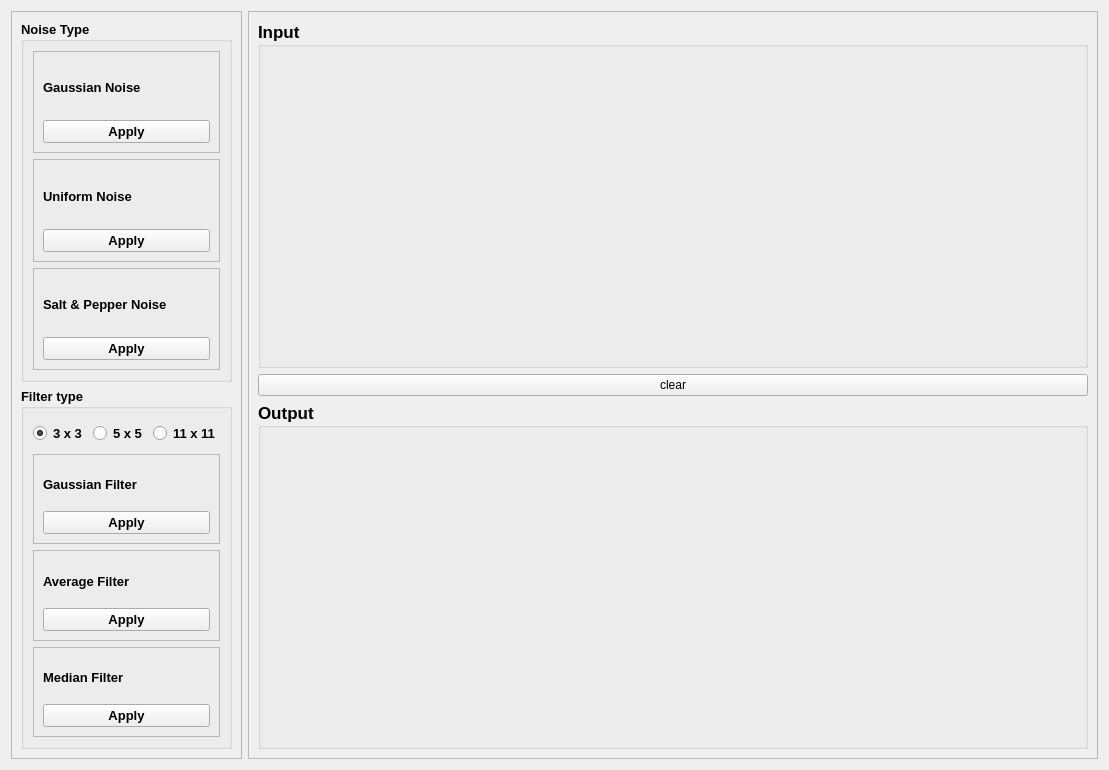
      <widget class="QWidget" name="Filter">
       <attribute name="title">
        <string>Filters</string>
       </attribute>
       <layout class="QHBoxLayout" name="horizontalLayout_5">
        <item>
         <widget class="QFrame" name="frame">
          <property name="maximumSize">
           <size>
            <width>380</width>
            <height>16777215</height>
           </size>
          </property>
          <property name="frameShape">
           <enum>QFrame::StyledPanel</enum>
          </property>
          <property name="frameShadow">
           <enum>QFrame::Raised</enum>
          </property>
          <layout class="QVBoxLayout" name="verticalLayout_5">
           <item>
            <widget class="QGroupBox" name="groupBox">
             <property name="font">
              <font>
               <pointsize>10</pointsize>
               <bold>true</bold>
              </font>
             </property>
             <property name="title">
              <string>Noise Type</string>
             </property>
             <layout class="QVBoxLayout" name="verticalLayout_9">
              <item>
               <widget class="QFrame" name="frame_2">
                <property name="frameShape">
                 <enum>QFrame::StyledPanel</enum>
                </property>
                <property name="frameShadow">
                 <enum>QFrame::Raised</enum>
                </property>
                <layout class="QVBoxLayout" name="verticalLayout_6">
                 <item>
                  <widget class="QLabel" name="label">
                   <property name="text">
                    <string>Gaussian Noise</string>
                   </property>
                  </widget>
                 </item>
                 <item>
                  <widget class="QPushButton" name="apply_gaussian">
                   <property name="text">
                    <string>Apply</string>
                   </property>
                  </widget>
                 </item>
                </layout>
               </widget>
              </item>
              <item>
               <widget class="QFrame" name="frame_3">
                <property name="frameShape">
                 <enum>QFrame::StyledPanel</enum>
                </property>
                <property name="frameShadow">
                 <enum>QFrame::Raised</enum>
                </property>
                <layout class="QVBoxLayout" name="verticalLayout_7">
                 <item>
                  <widget class="QLabel" name="label_2">
                   <property name="text">
                    <string>Uniform Noise</string>
                   </property>
                  </widget>
                 </item>
                 <item>
                  <widget class="QPushButton" name="apply_uniform_btn">
                   <property name="text">
                    <string>Apply</string>
                   </property>
                  </widget>
                 </item>
                </layout>
               </widget>
              </item>
              <item>
               <widget class="QFrame" name="frame_4">
                <property name="frameShape">
                 <enum>QFrame::StyledPanel</enum>
                </property>
                <property name="frameShadow">
                 <enum>QFrame::Raised</enum>
                </property>
                <layout class="QVBoxLayout" name="verticalLayout_8">
                 <item>
                  <widget class="QLabel" name="label_3">
                   <property name="text">
                    <string>Salt &amp; Pepper Noise</string>
                   </property>
                  </widget>
                 </item>
                 <item>
                  <widget class="QPushButton" name="apply_salt_pepper_btn">
                   <property name="text">
                    <string>Apply</string>
                   </property>
                  </widget>
                 </item>
                </layout>
               </widget>
              </item>
             </layout>
            </widget>
           </item>
           <item>
            <widget class="QGroupBox" name="groupBox_2">
             <property name="font">
              <font>
               <pointsize>10</pointsize>
               <bold>true</bold>
              </font>
             </property>
             <property name="title">
              <string>Filter type</string>
             </property>
             <layout class="QVBoxLayout" name="verticalLayout_10">
              <item>
               <layout class="QHBoxLayout" name="horizontalLayout_18" stretch="0,0,0">
                <property name="sizeConstraint">
                 <enum>QLayout::SetFixedSize</enum>
                </property>
                <item>
                 <widget class="QRadioButton" name="radioButton_3x3">
                  <property name="maximumSize">
                   <size>
                    <width>150</width>
                    <height>30</height>
                   </size>
                  </property>
                  <property name="text">
                   <string>3 x 3</string>
                  </property>
                  <property name="checked">
                   <bool>true</bool>
                  </property>
                 </widget>
                </item>
                <item>
                 <widget class="QRadioButton" name="radioButton_5x5">
                  <property name="sizePolicy">
                   <sizepolicy hsizetype="Maximum" vsizetype="Maximum">
                    <horstretch>0</horstretch>
                    <verstretch>0</verstretch>
                   </sizepolicy>
                  </property>
                  <property name="maximumSize">
                   <size>
                    <width>150</width>
                    <height>30</height>
                   </size>
                  </property>
                  <property name="text">
                   <string>5 x 5</string>
                  </property>
                 </widget>
                </item>
                <item>
                 <widget class="QRadioButton" name="radioButton_11x11">
                  <property name="maximumSize">
                   <size>
                    <width>150</width>
                    <height>30</height>
                   </size>
                  </property>
                  <property name="text">
                   <string>11 x 11</string>
                  </property>
                 </widget>
                </item>
               </layout>
              </item>
              <item>
               <widget class="QFrame" name="frame_5">
                <property name="frameShape">
                 <enum>QFrame::StyledPanel</enum>
                </property>
                <property name="frameShadow">
                 <enum>QFrame::Raised</enum>
                </property>
                <layout class="QVBoxLayout" name="verticalLayout_2">
                 <item>
                  <widget class="QLabel" name="label_4">
                   <property name="text">
                    <string>Gaussian Filter</string>
                   </property>
                  </widget>
                 </item>
                 <item>
                  <widget class="QPushButton" name="applyGaussianFilter_btn">
                   <property name="text">
                    <string>Apply</string>
                   </property>
                  </widget>
                 </item>
                </layout>
               </widget>
              </item>
              <item>
               <widget class="QFrame" name="frame_6">
                <property name="frameShape">
                 <enum>QFrame::StyledPanel</enum>
                </property>
                <property name="frameShadow">
                 <enum>QFrame::Raised</enum>
                </property>
                <layout class="QVBoxLayout" name="verticalLayout_12">
                 <item>
                  <widget class="QLabel" name="label_5">
                   <property name="text">
                    <string>Average Filter</string>
                   </property>
                  </widget>
                 </item>
                 <item>
                  <widget class="QPushButton" name="applyAverageFilter_btn">
                   <property name="text">
                    <string>Apply</string>
                   </property>
                  </widget>
                 </item>
                </layout>
               </widget>
              </item>
              <item>
               <widget class="QFrame" name="frame_7">
                <property name="frameShape">
                 <enum>QFrame::StyledPanel</enum>
                </property>
                <property name="frameShadow">
                 <enum>QFrame::Raised</enum>
                </property>
                <layout class="QVBoxLayout" name="verticalLayout_13">
                 <item>
                  <widget class="QLabel" name="label_6">
                   <property name="text">
                    <string>Median Filter</string>
                   </property>
                  </widget>
                 </item>
                 <item>
                  <widget class="QPushButton" name="applyMedianFilter_btn">
                   <property name="text">
                    <string>Apply</string>
                   </property>
                  </widget>
                 </item>
                </layout>
               </widget>
              </item>
             </layout>
            </widget>
           </item>
          </layout>
         </widget>
        </item>
        <item>
         <widget class="QFrame" name="imageFrame_2">
          <property name="minimumSize">
           <size>
            <width>0</width>
            <height>0</height>
           </size>
          </property>
          <property name="frameShape">
           <enum>QFrame::StyledPanel</enum>
          </property>
          <property name="frameShadow">
           <enum>QFrame::Raised</enum>
          </property>
          <layout class="QVBoxLayout" name="verticalLayout_3">
           <item>
            <widget class="QGroupBox" name="inputgroupBox_2">
             <property name="font">
              <font>
               <pointsize>13</pointsize>
               <bold>true</bold>
              </font>
             </property>
             <property name="title">
              <string>Input</string>
             </property>
             <layout class="QHBoxLayout" name="horizontalLayout_4">
              <item>
               <widget class="QLabel" name="input_gray">
                <property name="sizePolicy">
                 <sizepolicy hsizetype="Expanding" vsizetype="Expanding">
                  <horstretch>0</horstretch>
                  <verstretch>0</verstretch>
                 </sizepolicy>
                </property>
                <property name="minimumSize">
                 <size>
                  <width>400</width>
                  <height>300</height>
                 </size>
                </property>
                <property name="maximumSize">
                 <size>
                  <width>403</width>
                  <height>350</height>
                 </size>
                </property>
                <property name="text">
                 <string/>
                </property>
               </widget>
              </item>
              <item>
               <widget class="QLabel" name="input_image_label">
                <property name="sizePolicy">
                 <sizepolicy hsizetype="Expanding" vsizetype="Expanding">
                  <horstretch>0</horstretch>
                  <verstretch>0</verstretch>
                 </sizepolicy>
                </property>
                <property name="minimumSize">
                 <size>
                  <width>400</width>
                  <height>300</height>
                 </size>
                </property>
                <property name="maximumSize">
                 <size>
                  <width>400</width>
                  <height>350</height>
                 </size>
                </property>
                <property name="text">
                 <string/>
                </property>
               </widget>
              </item>
             </layout>
            </widget>
           </item>
           <item>
            <widget class="QPushButton" name="clear_btn">
             <property name="text">
              <string>clear</string>
             </property>
            </widget>
           </item>
           <item>
            <widget class="QGroupBox" name="outputGroupBox_2">
             <property name="font">
              <font>
               <pointsize>13</pointsize>
               <italic>false</italic>
               <bold>true</bold>
              </font>
             </property>
             <property name="title">
              <string>Output</string>
             </property>
             <layout class="QHBoxLayout" name="horizontalLayout">
              <item>
               <widget class="QLabel" name="output_gray">
                <property name="sizePolicy">
                 <sizepolicy hsizetype="Expanding" vsizetype="Expanding">
                  <horstretch>0</horstretch>
                  <verstretch>0</verstretch>
                 </sizepolicy>
                </property>
                <property name="minimumSize">
                 <size>
                  <width>400</width>
                  <height>300</height>
                 </size>
                </property>
                <property name="maximumSize">
                 <size>
                  <width>400</width>
                  <height>350</height>
                 </size>
                </property>
                <property name="text">
                 <string/>
                </property>
               </widget>
              </item>
              <item>
               <widget class="QLabel" name="output_filtered_image_label">
                <property name="sizePolicy">
                 <sizepolicy hsizetype="Expanding" vsizetype="Expanding">
                  <horstretch>0</horstretch>
                  <verstretch>0</verstretch>
                 </sizepolicy>
                </property>
                <property name="minimumSize">
                 <size>
                  <width>400</width>
                  <height>300</height>
                 </size>
                </property>
                <property name="maximumSize">
                 <size>
                  <width>400</width>
                  <height>350</height>
                 </size>
                </property>
                <property name="text">
                 <string/>
                </property>
               </widget>
              </item>
             </layout>
            </widget>
           </item>
          </layout>
         </widget>
        </item>
       </layout>
      </widget>
